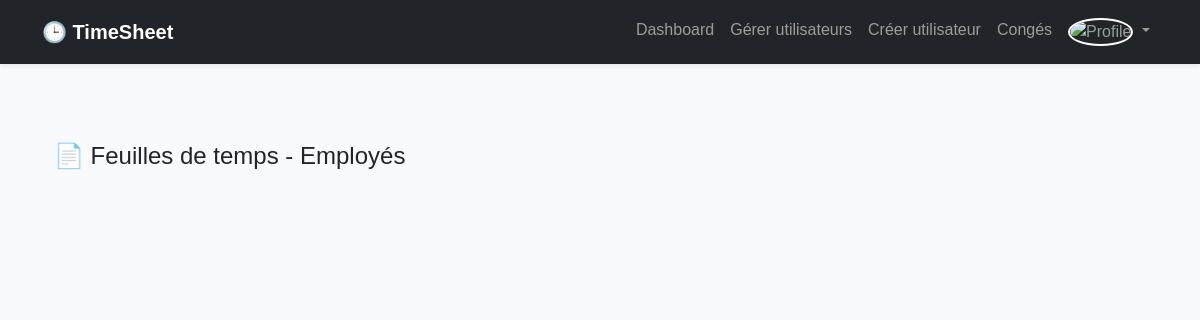
The app's page /admin/timesheet (signed in), older data.
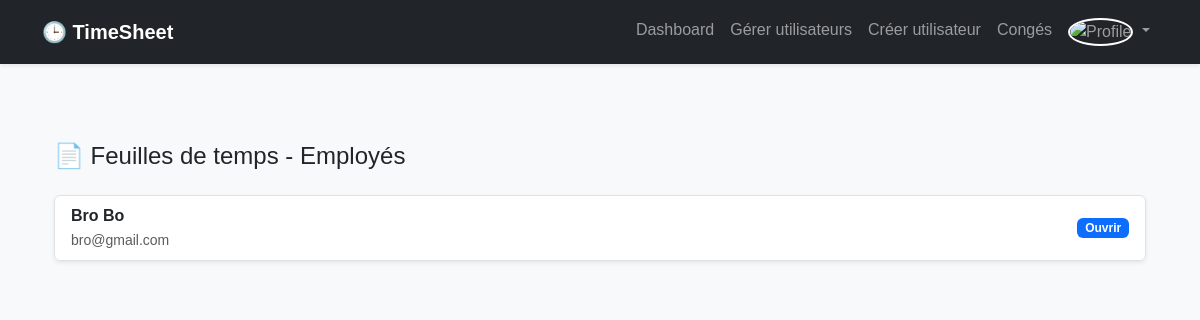
The same page, newer data.
### models.py (models this page shows, shortened)
class User(UserMixin, db.Model):
    id = db.Column(db.Integer, primary_key=True)
    nom = db.Column(db.String(100), nullable=False)
    prenom = db.Column(db.String(100), nullable=False)
    email = db.Column(db.String(120), unique=True, nullable=False)
    password_hash = db.Column(db.String(200), nullable=False)
    role = db.Column(db.String(20))  # admin, manager, consultant
    manager_id = db.Column(db.Integer, db.ForeignKey('user.id'))
    manager = db.relationship('User', remote_side=[id])
    project_id = db.Column(db.Integer, db.ForeignKey('project.id'))
    project = db.relationship('Project')
    must_change_password = db.Column(db.Boolean, default=True)
    profile_image = db.Column(db.String(255), default=None)  # chemin vers l'image de profil

### routes/admin.py (the view)
@admin.route('/timesheet')
@login_required
@admin_required
def admin_timesheet_user():
    users = User.query.filter(User.role != 'admin').all()
    return render_template('admin/timesheet_users.html', users=users)

### app.py (called while the page is built)
@login_manager.user_loader
def load_user(user_id):
    return User.query.get(int(user_id))

### routes/admin.py (called while the page is built)
def admin_required(f):
    @wraps(f)
    def decorated_function(*args, **kwargs):
        if not current_user.is_authenticated or current_user.role != 'admin':
            return abort(403)
        return f(*args, **kwargs)
    return decorated_function

### templates/admin/timesheet_users.html (shortened to what this page needs)
{% extends "base.html" %}
{% block content %}
<div class="container mt-4">
  <h4 class="mb-4">📄 Feuilles de temps - Employés</h4>
  <div class="list-group shadow-sm">
    {% for user in users %}
      <a href="{{ url_for('admin.admin_timesheet', user_id=user.id) }}" class="list-group-item list-group-item-action d-flex justify-content-between align-items-center">
        <div>
          <strong>{{ user.nom }} {{ user.prenom }}</strong><br>
          <small class="text-muted">{{ user.email }}</small>
        </div>
        <span class="badge bg-primary">Ouvrir</span>
      </a>
    {% endfor %}
  </div>
</div>
{% endblock %}

Row changes from the older to the newer data that the page shows:
added User: nom "Bro", prenom "Bo", email "bro@gmail.com"
